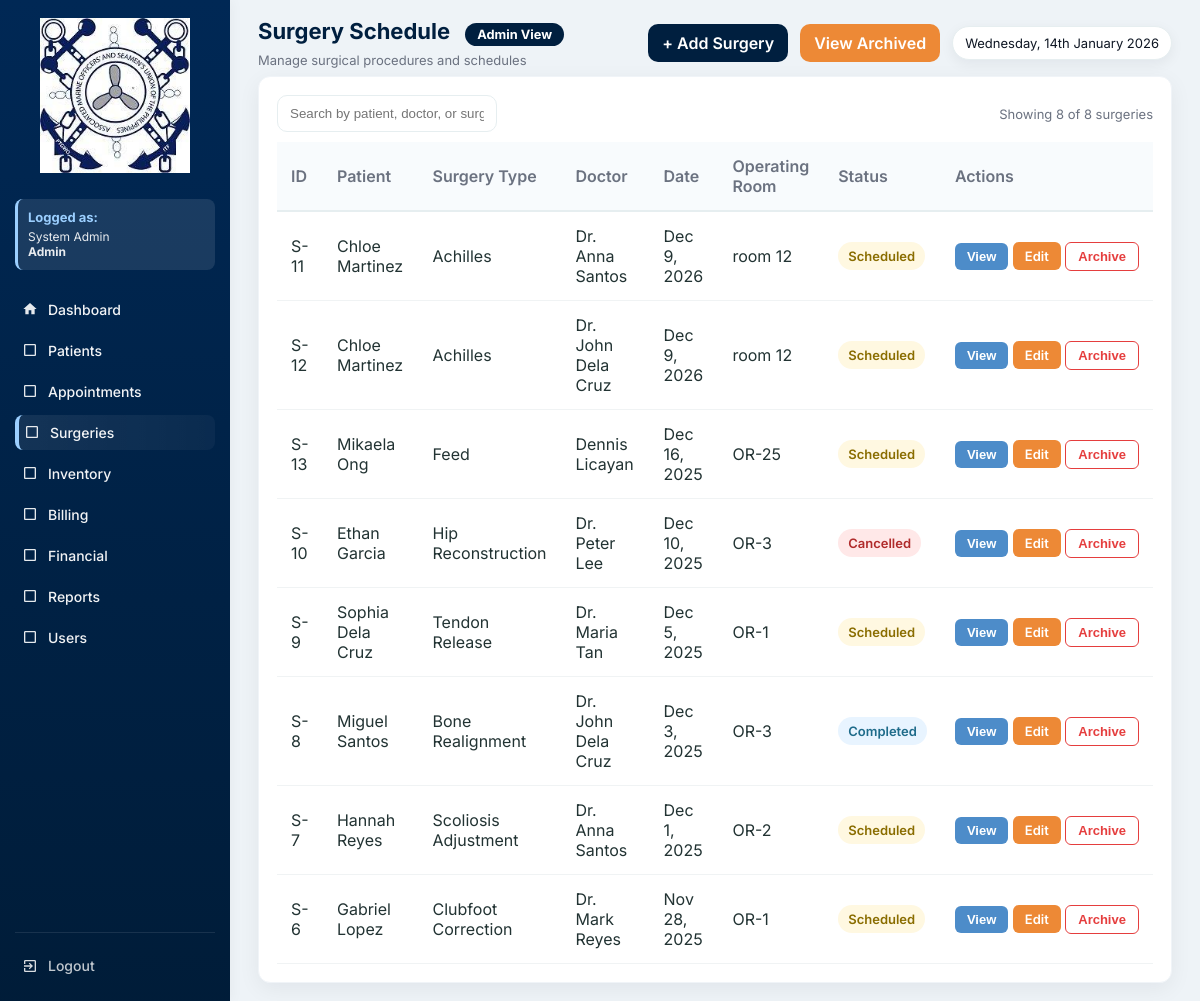
Screenshot of /surgeries.php (signed in) with the database file from the repository.
### tables this page shows
CREATE TABLE `surgeries` (
  `id` int(11) NOT NULL,
  `patient_id` int(11) DEFAULT NULL,
  `doctor_id` int(11) DEFAULT NULL,
  `surgery_type` varchar(150) DEFAULT NULL,
  `schedule_date` date DEFAULT NULL,
  `operating_room` varchar(20) DEFAULT NULL,
  `status` enum('Scheduled','Completed','Cancelled') DEFAULT 'Scheduled',
  `is_archived` tinyint(1) DEFAULT 0,
  `archived_at` datetime DEFAULT NULL,
  `archived_by` int(11) DEFAULT NULL,
  `created_at` timestamp NOT NULL DEFAULT current_timestamp()
);

CREATE TABLE `patients` (
  `id` int(11) NOT NULL,
  `patient_code` varchar(20) DEFAULT NULL,
  `first_name` varchar(100) DEFAULT NULL,
  `last_name` varchar(100) DEFAULT NULL,
  `gender` varchar(10) DEFAULT NULL,
  `sex` enum('Male','Female') DEFAULT NULL,
  `birth_date` date DEFAULT NULL,
  `phone` varchar(50) DEFAULT NULL,
  `address` text DEFAULT NULL,
  `guardian` varchar(100) DEFAULT NULL,
  `blood_type` varchar(10) DEFAULT NULL,
  `weight` decimal(5,2) DEFAULT NULL,
  `height` decimal(5,2) DEFAULT NULL,
  `pulse_rate` int(11) DEFAULT NULL,
  `temperature` decimal(4,2) DEFAULT NULL,
  `guardian_name` varchar(150) DEFAULT NULL,
  `created_at` timestamp NOT NULL DEFAULT current_timestamp(),
  `is_archived` tinyint(1) DEFAULT 0,
  `archived_at` datetime DEFAULT NULL,
  `archived_by` int(11) DEFAULT NULL
);

CREATE TABLE `users` (
  `id` int(11) NOT NULL,
  `full_name` varchar(150) DEFAULT NULL,
  `username` varchar(100) DEFAULT NULL,
  `password` varchar(255) DEFAULT NULL,
  `role` enum('Admin','Doctor','Nurse','Staff','Inventory','Billing','SocialWorker') NOT NULL,
  `created_at` timestamp NOT NULL DEFAULT current_timestamp(),
  `is_active` tinyint(1) DEFAULT 1,
  `deactivated_at` datetime DEFAULT NULL
);

### functions.php (called while the page is built, shortened)
<?php
function fetchAll($conn, $sql, $types = null, $params = [])
{
    $stmt = $conn->prepare($sql);
    $stmt->execute();
    $res = $stmt->get_result();
    $rows = $res->fetch_all(MYSQLI_ASSOC);
    return $rows;
}
function fetchOne($conn, $sql, $types = null, $params = [])
{
    $stmt = $conn->prepare($sql);
    if ($types) {
        $stmt->bind_param($types, ...$params);
    }
    $stmt->execute();
    $res = $stmt->get_result();
    $row = $res->fetch_assoc();
    return $row;
}
function h($s){
    return htmlspecialchars($s, ENT_QUOTES);
}
?>

### surgeries.php (the view, shortened to what this page needs)
<?php
require 'config.php';
require 'functions.php';
$current_role = $_SESSION['role'] ?? 'Guest';
$current_name = $_SESSION['name'] ?? 'User';
$role_permissions = [
    'Admin' => [
        'dashboard.php' => 'Dashboard',
        'patients.php' => 'Patients',
        'appointments.php' => 'Appointments',
        'surgeries.php' => 'Surgeries',
        'inventory.php' => 'Inventory',
        'billing.php' => 'Billing',
        'financials.php' => 'Financial',
        'reports.php' => 'Reports',
        'users.php' => 'Users'
    ],
    'Doctor' => [
        'dashboard.php' => 'Dashboard',
        'patients.php' => 'Patients',
        'appointments.php' => 'Appointments',
        'surgeries.php' => 'Surgeries',
        'inventory.php' => 'Inventory',
        'reports.php' => 'Reports'
    ],
    'Nurse' => [
        'dashboard.php' => 'Dashboard',
        'patients.php' => 'Patients',
        'appointments.php' => 'Appointments',
        'inventory.php' => 'Inventory',
        'reports.php' => 'Reports'
    ],
    'Staff' => [
        'dashboard.php' => 'Dashboard',
        'patients.php' => 'Patients',
        'appointments.php' => 'Appointments',
        'reports.php' => 'Reports'
    ],
    'Inventory' => [
        'dashboard.php' => 'Dashboard',
        'inventory.php' => 'Inventory',
        'reports.php' => 'Reports'
    ],
    'Billing' => [
        'dashboard.php' => 'Dashboard',
        'billing.php' => 'Billing',
        'financials.php' => 'Financial',
        'reports.php' => 'Reports'
    ],
    'MedicalRecordsBilling' => [
        'dashboard.php' => 'Dashboard',
        'financials.php' => 'Financial',
        'reports.php' => 'Reports'
    ]
];
$allowed_pages = $role_permissions[$current_role] ?? ['dashboard.php' => 'Dashboard'];
$current_user_id = $_SESSION['user_id'] ?? 0;
$current_user = fetchOne($conn, "SELECT role FROM users WHERE id = ?", "i", [$current_user_id]);
$is_admin = ($current_user['role'] ?? '') === 'Admin';
$table_check = fetchOne($conn, "SHOW COLUMNS FROM surgeries LIKE 'is_archived'");
$has_archive_columns = $table_check !== null;
$surgeries_per_page = 10;
$current_page = isset($_GET['page']) ? max(1, intval($_GET['page'])) : 1;
$offset = ($current_page - 1) * $surgeries_per_page;
$show_archived = isset($_GET['show']) && $_GET['show'] === 'archived';
if ($has_archive_columns) {
    $where_conditions = $show_archived ? ["s.is_archived = 1"] : ["s.is_archived = 0"];
} else {
    $where_conditions = ["1=1"];
    $show_archived = false;
}
$where_clause = !empty($where_conditions) ? 'WHERE ' . implode(' AND ', $where_conditions) : '';
$total_query = "SELECT COUNT(*) as total FROM surgeries s $where_clause";
$total_result = mysqli_query($conn, $total_query);
$total_row = mysqli_fetch_assoc($total_result);
$total_surgeries = $total_row['total'];
$query = "
    SELECT s.*,
           p.first_name, p.last_name,
           u.full_name AS doctor_name" .
           ($has_archive_columns ? ", arch_user.full_name AS archived_by_name" : "") . "
    FROM surgeries s
    INNER JOIN patients p ON s.patient_id = p.id
    INNER JOIN users u ON s.doctor_id = u.id" .
    ($has_archive_columns ? " LEFT JOIN users arch_user ON s.archived_by = arch_user.id" : "") . "
    $where_clause
    ORDER BY s.schedule_date DESC
    LIMIT $offset, $surgeries_per_page
";
$rows = fetchAll($conn, $query, null, []);
?>
<!DOCTYPE html>
<html lang="en">
<head>
</head>
<body>
  <div class="app">
    <aside class="sidebar" id="sidebar">
      <div class="logo-wrap">
        <a href="dashboard.php" style="display: block;">
          <img src="logo.jpg" alt="Gig Oca Robles Seamen's Hospital Davao Logo">
        </a>
      </div>
      <div class="user-info">
        <h4>Logged as:</h4>
        <p><?php echo htmlspecialchars($current_name); ?><br><strong><?php echo htmlspecialchars($current_role); ?></strong></p>
      </div>
      <nav class="menu" id="mainMenu">
        <a href="dashboard.php" class="menu-item <?php echo basename($_SERVER['PHP_SELF']) == 'dashboard.php' ? 'active' : ''; ?>">
          <span class="icon">
            <svg viewBox="0 0 24 24" fill="currentColor">
              <path d="M10 20v-6h4v6h5v-8h3L12 3 2 12h3v8z"/>
            </svg>
          </span>
          <span class="label">Dashboard</span>
        </a>
        <?php foreach($allowed_pages as $page => $label): ?>
          <?php if($page !== 'dashboard.php'): ?>
            <a href="<?php echo $page; ?>" class="menu-item <?php echo basename($_SERVER['PHP_SELF']) == $page ? 'active' : ''; ?>">
              <span class="icon">
                <?php
                  $icons = [
                    'patients.php' => '<svg viewBox="0 0 24 24" fill="currentColor"><path d="M12 12c2.21 0 4-1.79 4-4s-1.79-4-4-4-4 1.79-4 4 1.79 4 4 4zm0 2c-2.67 0-8 1.34-8 4v2h16v-2c0-2.66-5.33-4-8-4z"/></svg>',
                    'appointments.php' => '<svg viewBox="0 0 24 24" fill="currentColor"><path d="M19 3h-1V1h-2v2H8V1H6v2H5c-1.11 0-1.99.9-1.99 2L3 19c0 1.1.89 2 2 2h14c1.1 0 2-.9 2-2V5c0-1.1-.9-2-2-2zm0 16H5V8h14v11zM7 10h5v5H7z"/></svg>',
                    'surgeries.php' => '<svg viewBox="0 0 24 24" fill="currentColor"><path d="M12 2C8.13 2 5 5.13 5 9c0 5.25 7 13 7 13s7-7.75 7-13c0-3.87-3.13-7-7-7zm0 9.5c-1.38 0-2.5-1.12-2.5-2.5s1.12-2.5 2.5-2.5 2.5 1.12 2.5 2.5-1.12 2.5-2.5 2.5z"/></svg>',
                    'inventory.php' => '<svg viewBox="0 0 24 24" fill="currentColor"><path d="M20 8h-3V4H7v4H4v14h16V8zM9 6h6v2H9V6zm11 14H4v-9h16v9zm-7-7H8v-2h5v2z"/></svg>',
                    'billing.php' => '<svg viewBox="0 0 24 24" fill="currentColor"><path d="M11.8 10.9c-2.27-.59-3-1.2-3-2.15 0-1.09 1.01-1.85 2.7-1.85 1.78 0 2.44.85 2.5 2.1h2.21c-.07-1.72-1.12-3.3-3.21-3.81V3h-3v2.16c-1.94.42-3.5 1.68-3.5 3.61 0 2.31 1.91 3.46 4.7 4.13 2.5.6 3 1.48 3 2.41 0 .69-.49 1.79-2.7 1.79-2.06 0-2.87-.92-2.98-2.1h-2.2c.12 2.19 1.76 3.42 3.68 3.83V21h3v-2.15c1.95-.37 3.5-1.5 3.5-3.55 0-2.84-2.43-3.81-4.7-4.4z"/></svg>',
                    'financials.php' => '<svg viewBox="0 0 24 24" fill="currentColor"><path d="M3 13h8V3H3v10zm0 8h8v-6H3v6zm10 0h8V11h-8v10zm0-18v6h8V3h-8z"/></svg>',
                    'reports.php' => '<svg viewBox="0 0 24 24" fill="currentColor"><path d="M19 3H5c-1.1 0-2 .9-2 2v14c0 1.1.9 2 2 2h14c1.1 0 2-.9 2-2V5c0-1.1-.9-2-2-2zM9 17H7v-7h2v7zm4 0h-2V7h2v10zm4 0h-2v-4h2v4z"/></svg>',
                    'users.php' => '<svg viewBox="0 0 24 24" fill="currentColor"><path d="M16 11c1.66 0 2.99-1.34 2.99-3S17.66 5 16 5c-1.66 0-3 1.34-3 3s1.34 3 3 3zm-8 0c1.66 0 2.99-1.34 2.99-3S9.66 5 8 5C6.34 5 5 6.34 5 8s1.34 3 3 3zm0 2c-2.33 0-7 1.17-7 3.5V19h14v-2.5c0-2.33-4.67-3.5-7-3.5zm8 0c-.29 0-.62.02-.97.05 1.16.84 1.97 1.97 1.97 3.45V19h6v-2.5c0-2.33-4.67-3.5-7-3.5z"/></svg>'
                  ];
                  echo $icons[$page] ?? '<svg viewBox="0 0 24 24" fill="currentColor"><path d="M19 5v14H5V5h14m0-2H5c-1.1 0-2 .9-2 2v14c0 1.1.9 2 2 2h14c1.1 0 2-.9 2-2V5c0-1.1-.9-2-2-2z"/></svg>';
                ?>
              </span>
              <span class="label"><?php echo $label; ?></span>
            </a>
          <?php endif; ?>
        <?php endforeach; ?>
      </nav>
      <div class="sidebar-bottom">
        <a href="logout.php" class="menu-item" style="color: rgba(255,255,255,0.8);">
          <span class="icon">
            <svg viewBox="0 0 24 24" fill="currentColor">
              <path d="M10.09 15.59L11.5 17l5-5-5-5-1.41 1.41L12.67 11H3v2h9.67l-2.58 2.59zM19 3H5c-1.11 0-2 .9-2 2v4h2V5h14v14H5v-4H3v4c0 1.1.89 2 2 2h14c1.1 0 2-.9 2-2V5c0-1.1-.9-2-2-2z"/>
            </svg>
          </span>
          <span class="label">Logout</span>
        </a>
      </div>
    </aside>
    <div class="main" id="mainContent">
      <div class="topbar">
        <div class="top-left">
          <h1>Surgery Schedule <?php echo $show_archived ? '(Archived)' : ''; ?>
            <span class="role-badge role-<?php echo strtolower($current_role); ?>">
              <?php echo htmlspecialchars($current_role); ?> View
            </span>
          </h1>
          <p>Manage surgical procedures and schedules</p>
        </div>
        <div class="top-actions">
          <a href="surgery_form.php" class="btn">+ Add Surgery</a>
          <?php if ($is_admin && $has_archive_columns): ?>
            <?php if ($show_archived): ?>
              <a href="surgeries.php" class="btn btn-warning">View Active Surgeries</a>
            <?php else: ?>
              <a href="surgeries.php?show=archived" class="btn btn-warning">View Archived</a>
            <?php endif; ?>
          <?php endif; ?>
          <div class="date-pill"><?php echo date('l, jS F Y'); ?></div>
        </div>
      </div>
      <div class="table-wrap" id="surgeriesSection">
        <div class="table-controls">
          <div class="left-controls">
            <input type="text" id="searchInput" class="search-input" placeholder="Search by patient, doctor, or surgery type">
          </div>
          <div class="muted">Showing <span id="rowCount"><?php echo count($rows); ?></span> of <?php echo number_format($total_surgeries); ?> surgeries</div>
        </div>
        <table id="surgeriesTable" aria-label="Surgeries table">
          <thead>
            <tr>
              <th>ID</th>
              <th>Patient</th>
              <th>Surgery Type</th>
              <th>Doctor</th>
              <th>Date</th>
              <th>Operating Room</th>
              <th>Status</th>
              <th>Actions</th>
            </tr>
          </thead>
          <tbody>
            <?php if (count($rows) > 0): ?>
              <?php foreach($rows as $r): ?>
                <?php
                $is_archived = $has_archive_columns && !empty($r['is_archived']);
                $status_class = [
                    'Scheduled' => 'scheduled',
                    'Completed' => 'completed',
                    'Cancelled' => 'cancelled',
                    'In Progress' => 'in-progress'
                ][$r['status']] ?? 'scheduled';
                $status_text = $r['status'];
                $date_formatted = date('M j, Y', strtotime($r['schedule_date']));
                $row_class = $is_archived ? 'archived-row' : '';
                ?>
                <tr data-surgery-id="<?php echo h($r['id']); ?>" class="<?php echo $row_class; ?>">
                  <td>S-<?php echo h($r['id']); ?></td>
                  <td><?php echo h(trim(($r['first_name'] ?? '').' '.($r['last_name'] ?? ''))); ?></td>
                  <td><?php echo h($r['surgery_type'] ?? ''); ?></td>
                  <td><?php echo h($r['doctor_name'] ?? ''); ?></td>
                  <td><?php echo h($date_formatted); ?></td>
                  <td><?php echo h($r['operating_room'] ?? ''); ?></td>
                  <td>
                    <span class="status <?php echo $status_class; ?>"><?php echo h($status_text); ?></span>
                  </td>
                  <td style="white-space: nowrap;">
                    <button type="button" class="btn btn-sm" onclick="viewSurgery(<?php echo h($r['id']); ?>)" style="background: var(--light-blue); color: white;">View</button>
                    <?php if (!$is_archived || $is_admin): ?>
                      <a href="surgery_form.php?id=<?php echo h($r['id']); ?>" class="btn btn-sm" style="background: #ed8936; color: white;">Edit</a>
                    <?php endif; ?>
                    <?php if ($is_admin && $has_archive_columns): ?>
                      <?php $patientName = addslashes(trim(($r['first_name'] ?? '').' '.($r['last_name'] ?? ''))); ?>
                      <?php if ($is_archived): ?>
                        <button type="button" class="btn btn-sm btn-outline-success" onclick="confirmRestore(<?php echo h($r['id']); ?>, '<?php echo h($patientName); ?>')">Restore</button>
                      <?php else: ?>
                        <button type="button" class="btn btn-sm btn-outline-danger" onclick="confirmArchive(<?php echo h($r['id']); ?>, '<?php echo h($patientName); ?>')">Archive</button>
                      <?php endif; ?>
                    <?php endif; ?>
                  </td>
                </tr>
              <?php endforeach; ?>
            <?php endif; ?>
          </tbody>
        </table>
      </div>
    </div>
   </div>
</body>
</html>

### rows the page displays
surgeries: id "11", patient.last_name "Chloe Martinez", surgery_type "Achilles", doctor.full_name "Dr. Anna Santos", schedule_date "Dec 9, 2026", operating_room "room 12", status "Scheduled"
surgeries: id "12", patient.last_name "Chloe Martinez", surgery_type "Achilles", doctor.full_name "Dr. John Dela Cruz", schedule_date "Dec 9, 2026", operating_room "room 12", status "Scheduled"
surgeries: id "13", patient.last_name "Mikaela Ong", surgery_type "Feed", doctor.full_name "Dennis Licayan", schedule_date "Dec 16, 2025", operating_room "OR-25", status "Scheduled"
surgeries: id "10", patient.last_name "Ethan Garcia", surgery_type "Hip Reconstruction", doctor.full_name "Dr. Peter Lee", schedule_date "Dec 10, 2025", operating_room "OR-3", status "Cancelled"
surgeries: id "9", patient.last_name "Sophia Dela Cruz", surgery_type "Tendon Release", doctor.full_name "Dr. Maria Tan", schedule_date "Dec 5, 2025", operating_room "OR-1", status "Scheduled"
surgeries: id "8", patient.last_name "Miguel Santos", surgery_type "Bone Realignment", doctor.full_name "Dr. John Dela Cruz", schedule_date "Dec 3, 2025", operating_room "OR-3", status "Completed"
surgeries: id "7", patient.last_name "Hannah Reyes", surgery_type "Scoliosis Adjustment", doctor.full_name "Dr. Anna Santos", schedule_date "Dec 1, 2025", operating_room "OR-2", status "Scheduled"
surgeries: id "6", patient.last_name "Gabriel Lopez", surgery_type "Clubfoot Correction", doctor.full_name "Dr. Mark Reyes", schedule_date "Nov 28, 2025", operating_room "OR-1", status "Scheduled"

### other values shown
$current_name "System Admin"
$current_role "Admin"
$label "Patients"
$label "Appointments"
$label "Surgeries"
$label "Inventory"
$label "Billing"
$label "Financial"
$label "Reports"
$label "Users"
count($rows) "8"
$total_surgeries "8"
